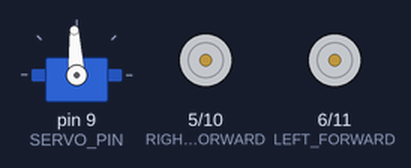
The sketch below on a simulated Arduino Uno, built with avr-gcc and run on an emulated ATmega328P. Shown: servo, motor-driver pin pairs drawn as motors (green arrow = first pin HIGH = forward, orange = second pin HIGH = backward, longer = more drive). Wiring (inferred from the names in the program): servo: signal pin 9. Servo pulses on a pin are drawn as a servo (544–2400 µs = 0–180°).

Above: at 0.1 s.
At 3.5 s:
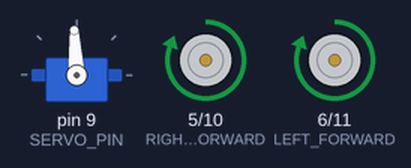
At 7.0 s:
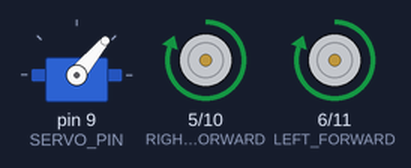
At 8.0 s:
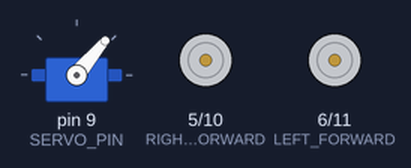
Timing chart, 0 to 10.5 s (numbered marks = the images above):
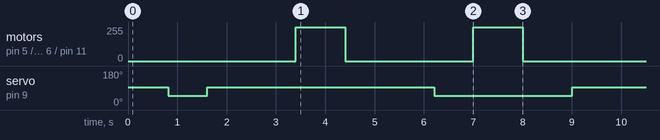

The sketch:

gripper_exercise.ino
```cpp
const int SERVO_PIN = 9;
const int LEFT_FORWARD = 6;
const int RIGHT_FORWARD = 5;
const int LEFT_BACKWARD = 11;
const int RIGHT_BACKWARD = 10;
const int OPEN_CLAWS_MS  = 1500;
const int CLOSE_CLAWS_MS = 1050;
const int ONE_SEC_DELAY = 1000;
const int PULSES_VALUE = 800;
int servoTargetValue;
long lastServoStatus = 0;

void setup() {
  pinMode(SERVO_PIN, OUTPUT);
  digitalWrite(SERVO_PIN, LOW);
  pinMode(LEFT_FORWARD, OUTPUT);
  digitalWrite(LEFT_FORWARD, LOW);
  pinMode(RIGHT_FORWARD, OUTPUT);
  digitalWrite(RIGHT_FORWARD, LOW);
  pinMode(LEFT_BACKWARD, OUTPUT);
  digitalWrite(LEFT_BACKWARD, LOW);
  pinMode(RIGHT_BACKWARD, OUTPUT);
  digitalWrite(RIGHT_BACKWARD, LOW);

  servoTargetValue = OPEN_CLAWS_MS;
  moveClaws(PULSES_VALUE);
  servoTargetValue = CLOSE_CLAWS_MS;
  moveClaws(PULSES_VALUE);
  servoTargetValue = OPEN_CLAWS_MS;
  moveClaws(PULSES_VALUE);
  delay(ONE_SEC_DELAY);
  moveForward();
  delay(ONE_SEC_DELAY);
  stopMotors();
  delay(ONE_SEC_DELAY);
  servoTargetValue = OPEN_CLAWS_MS;
  moveClaws(PULSES_VALUE);
  servoTargetValue = CLOSE_CLAWS_MS;
  moveClaws(PULSES_VALUE);
  moveForward();
  delay(ONE_SEC_DELAY);
  stopMotors();
  delay(ONE_SEC_DELAY);
  servoTargetValue = OPEN_CLAWS_MS;
  moveClaws(PULSES_VALUE);
}

void loop() {
  servoUpdate();
}

void moveClaws(long ms) {
  long start = millis();
  while(millis() - start < ms){
    servoUpdate();
  }
}

void servoUpdate() {
  //long now = millis();
  if(millis() > lastServoStatus){
    lastServoStatus = millis() + 20;
    digitalWrite(SERVO_PIN, HIGH);
    delayMicroseconds(servoTargetValue);
    digitalWrite(SERVO_PIN, LOW);
  }
}

void stopMotors(){
  digitalWrite(LEFT_FORWARD, LOW);
  digitalWrite(RIGHT_FORWARD, LOW);
  digitalWrite(LEFT_BACKWARD, LOW);
  digitalWrite(RIGHT_BACKWARD, LOW);
}

void moveForward(){
  digitalWrite(LEFT_FORWARD, HIGH);
  digitalWrite(RIGHT_FORWARD, HIGH);
  digitalWrite(LEFT_BACKWARD, LOW);
  digitalWrite(RIGHT_BACKWARD, LOW);
}
```
